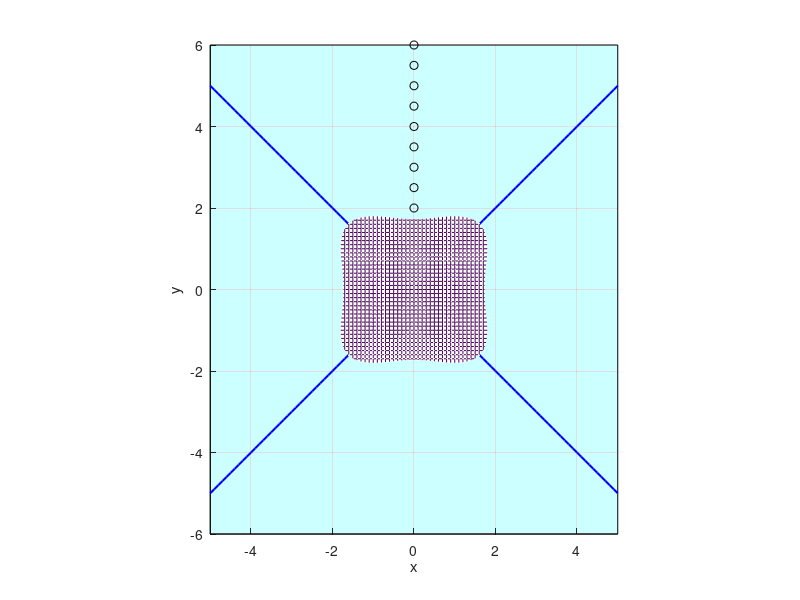

The MATLAB script that drew this image:

% Greiciausio nusileidimo metodas su Broideno aproksimacija Jakobio
% matricai

function pagrindine
clc,close all
scrsz = get(0,'ScreenSize')

x=[-5:0.1:5];y=[-6:0.1:6];
Z=pavirsius(@target,x,y);
fig1=figure(1);set(fig1,'Position',[50 scrsz(4)/1.8 scrsz(3)/3 scrsz(4)/3],'Color','w');
hold on,grid on,axis equal,axis([min(x) max(x) min(y) max(y) 0 5]);view([0 0 1]);xlabel('x'),ylabel('y');
mesh(x,y,Z(:,:,1)','FaceAlpha',0.2);
xx=axis; fill([xx(1),xx(1),xx(2),xx(2)],[xx(3),xx(4),xx(4),xx(3)],'c','FaceAlpha',0.2);

Zf=pavirsius(@f,x,y);
contour(x,y,Zf(:,:,1)',[0 0],'LineWidth',1.5,'LineColor','r');
contour(x,y,Zf(:,:,2)',[0 0],'LineWidth',1.5,'LineColor','b');

eps=1e-5
step0=0.5;step=step0;
itmax=200
 
% x=[3;3]; 
% x=[-3;-3];
% x=[3;-3];
% x=[-3;-3];
x=[0;25];
% x=[-1;4];
% x=[12;4];
% x=[6;4]; 
plot3(x(1),x(2),0,'g*');

% Pradines Jakobio matricos reiksmes apskaiciavimas
% Jos reikia Broideno aproksimacijos pirmam zingsniui
dx=sum(abs(x))*1e-5; ff=f(x); n=length(ff);
for i=1:n, x1=x;x1(i)=x1(i)+dx; ff1=f(x1); A(:,i)=(ff1-ff)/dx; end

for iii=1:itmax  % ciklas nusileidimo paieskos krypciu keitimui 
    grad=gradient(x,A);    fff=target(x);
    xp=x; % prisimename dabartini x, iki greiciausio nusileidimo 
    for j=1:30  % ejimas funkcijos mazejimo kryptimi
        deltax=grad/norm(grad)*step;  x=x-deltax';
            % vizualizavimas:
            plot3(x(1),x(2),0,'ro'); h = findobj(gca,'Type','line'); pause(0.01);
            delete(h(1)); plot3(x(1),x(2),0,'ko');
        fff1=target(x);
        if fff1 > fff, x=x+deltax'; step=step/10; else, fff=fff1;end   
    end
    step=step0;

    tikslumas=norm(fff);
    fprintf(1,'\n iteracija %d  tikslumas %g',iii,tikslumas);
    if tikslumas < eps,         fprintf(1,'\n sprendinys x =');fprintf(1,'  %g',x); plot3(x(1),x(2),0,'rp'); break;
    elseif iii == itmax,fprintf(1,'\n ****tikslumas nepasiektas. Paskutinis artinys x =');fprintf(1,'  %g',x); plot3(x(1),x(2),0,'gp'); break;
    end

   if xp == x,  % Kai Broideno aproksimacijos pritaikyti negalima, 
                %Jakobio matricos reiksme isimties tvarka tenka apskaiciuoti, skaitiskai diferencijuojant: 
        fprintf(1,'\n nepavyksta pakeisti krypties  \n paskutinis artinys x ='); fprintf(1,'  %g',x); 
        dx=sum(abs(x))*1e-5; f0=f(x);for i=1:n, x1=x; x1(i)=x1(i)+dx; f1=f(x1); A(:,i)=(f1-f0)/dx; end
   else
        A=df_Broiden(xp,x,A); 
   end
end

    return
end

%   Lygciu sistemos funkcija 
    function fff=f(x)
    fff=[x(1)^2+x(2)^2-2;
         x(1)^2-x(2)^2];
    return
    end
    
%   Jakobio matrica
    function AA=df_Broiden(x,x1,A)
    ff=f(x); ff1=f(x1); s=x1-x;
    if s == 0, AA=A; else, AA=A+(ff1-ff-A*s)*s'/(s'*s); end
    return
    end
    
%   Tikslo funkcija
    function rez=target(x)
    rez=f(x)'*f(x)/2;
    return
    end
    
    % Gradientas
    function rez=gradient(x,A)
    rez=f(x)'*A;
    return
    end
    
    function ZZ=pavirsius(funk,x,y)
    for i=1:length(x), for j=1:length(y)
            aa=funk([x(i),y(j)]); n=length(aa);
            for iii=1:n,  ZZ(i,j,iii)=aa(iii); end
    end, end      
    return
    end